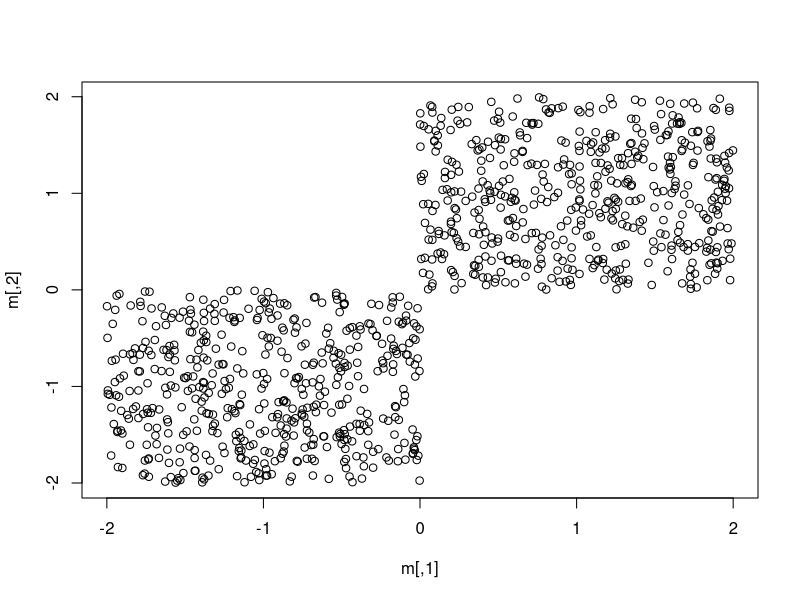

R code for this plot: (Note: this script raises an error after producing the figure.)
## ---- chunk 1

kmeans <- function(X, K, tol=0.0001, maxit=1000) {
  
  # X dimensions
  N <- nrow(X)
  J <- ncol(X)
  
  # Initialise centroids
  M <- matrix(0, nrow=K, ncol=J) #centroids on rows, variables on columns
  for (j in 1:J) {
    M[,j] <- runif(K, min=min(X[,j]), max=max(X[,j]))
  }
  
  # Vector of memberships
  s <- numeric(N)
  
  # Distances to each centroid
  d <- matrix(0, nrow=N, ncol=K)
  
  # Loop
  diff <- Inf
  it <- 0
  while (diff > tol & it < maxit) {
    
    # Membership step
    for (k in 1:K) {
      d[,k] <- sqrt(rowSums(t(t(X) - M[k,])^2))
    }
    s <- apply(d, 1, which.min)
    
    # Centroid mean step
    old <- M
    for (k in 1:K) {
      M[k,] <- apply(X[s == k], 2, mean)
    }
    
    # Checks
    it <- it + 1
    diff <- max(abs(M - old)) < tol
    
  }
  
  # Output
  return(list(iterations = it,
              centroids = M,
              clusters = s))
  
}



## ---- chunk 2

# Simulate draws from 3 distributions
set.seed(1234)
n <- 500
x1 <- c(runif(n, -2, 0), runif(n, 0, 2))
x2 <- c(runif(n, -2, 0), runif(n, 0, 2))

# Combine into matrix
m <- matrix(c(x1, x2), nrow=n*2, ncol=2)

# Plot
plot(m)

# Estimate clusters
kmeans(m, 2)

